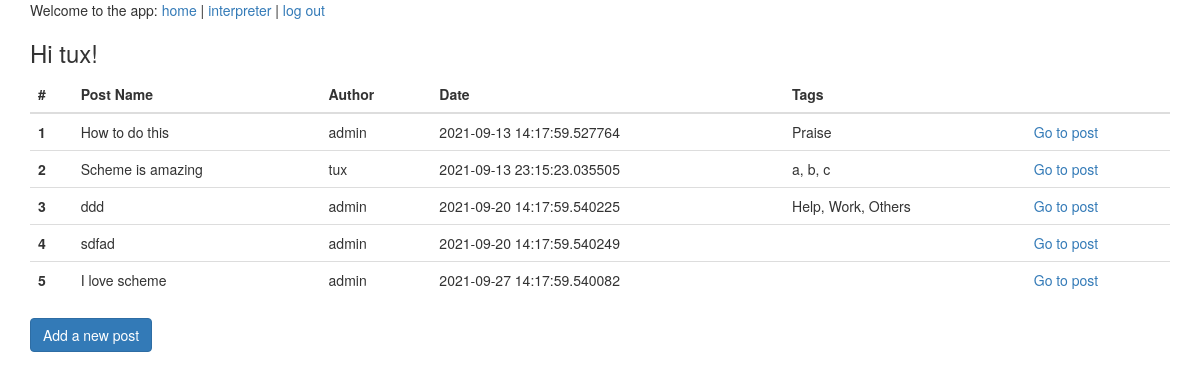
Screenshot of /mainpage (signed in) with the database file from the repository.
### schemeinterp/models.py (models this page shows, shortened)
class User(db.Model, UserMixin):
    id = db.Column(db.Integer, primary_key=True)
    username = db.Column(db.String(50), unique=True)
    password = db.Column(db.String(256))
    email = db.Column(db.String(120), index=True, unique=True)
    date_created = db.Column(db.DateTime, default=datetime.now())
    posts = db.relationship(
        "Post", backref="user", lazy="joined"
    )  # ONE TO MANY relship
    replies = db.relationship("Reply", backref="user", lazy="joined")
    tags = db.relationship("Tag", backref="user", lazy="joined")  # ONE TO MANY relship

class Post(db.Model):
    id = db.Column(db.Integer, primary_key=True)
    name = db.Column(db.String(256))
    description = db.Column(db.String(256))
    tdate = db.Column(db.DateTime)
    user_id = db.Column(db.Integer, db.ForeignKey("user.id"))
    tags = db.relationship("Tag", backref="posts", lazy=True)
    replies = db.relationship("Reply", backref="reply", lazy=True)

class Tag(db.Model):
    id = db.Column(db.Integer, primary_key=True)
    name = db.Column(db.String(256))
    user_id = db.Column(
        db.Integer, db.ForeignKey("user.id")
    )  # Which user did this tag belong to?
    post_id = db.Column(db.Integer, db.ForeignKey("post.id"))

### schemeinterp/views.py (the view)
@app.route("/mainpage")
@login_required
def index():
    posts = Post.query.order_by(Post.tdate).all()
    users = []
    for i in range(len(posts)):
        users.append(User.query.filter_by(id=posts[i].user_id).first().username)
    return render_template("mainpage.html", tasks=posts, users=users)

### schemeinterp/models.py (called while the page is built)
@login.user_loader
def load_user(user_id):
    return User.query.get(int(user_id))

### schemeinterp/templates/mainpage.html
{% extends "template.html" %}
{% block content %}
<div class="container">
  {% if current_user.is_authenticated %}
    <h3>Hi {{ current_user.username }}!</h3>
  {% endif %}
  <table class="table">
  <thead>
    <tr>
      <th scope="col">#</th>
      <th scope="col">Post Name</th>
      <th scope="col">Author</th>
      <th scope="col">Date</th>
      <th scope="col">Tags</th>
      <th scope="col"></th>
    </tr>
  </thead>
  <tbody>
    {% for task in range(tasks|length) %}
    <tr>
      <th scope="row">{{loop.index}}</th>
      <td>{{tasks[task].name}}</td>
      <td>{{users[task]}}</td>
      <td>{{tasks[task].tdate}}</td>
      <td>{% for tag in tasks[task].tags %}
            {% if loop.index != loop.length %}
              {{tag.name}},
            {% else %}
              {{tag.name}}
            {% endif %}
          {% endfor %}
      </td>
      <td><a href="/postpage/{{tasks[task].id}}">Go to post</a></td>
    </tr>
    {% endfor %}
  </tbody>
</table>
  <form action="{{url_for("wtform")}}">
  <input type="Submit" value="Add a new post" class="btn btn-primary" >
  </form>
</div>
{% endblock %}

### rows the page displays
User: username "tux", username "tux"
Post: name "How to do this", tdate "2021-09-13 14:17:59.527764"
User: username "admin" "admin" "admin" "admin"
Tag: name "Praise"
Post: name "Scheme is amazing", tdate "2021-09-13 23:15:23.035505"
Tag: name "a"
Tag: name "b"
Tag: name "c"
Post: name "ddd", tdate "2021-09-20 14:17:59.540225"
Tag: name "Help"
Tag: name "Work"
Tag: name "Others"
Post: name "sdfad", tdate "2021-09-20 14:17:59.540249"
Post: name "I love scheme", tdate "2021-09-27 14:17:59.540082"
